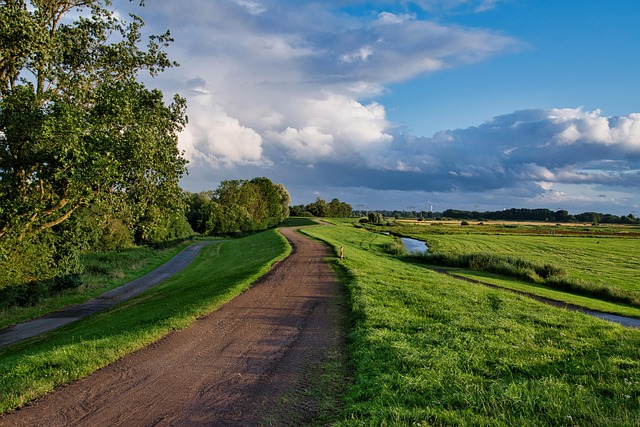
#> input picture ch20/sky.jpg, 640 x 427 px, found by its file name
$ python opencv_inrange.py
#> lines starting #> are read from the running program, lines starting #| are printed output that depends on the picture; after the words box and inside, x2 and y2 are one past the last pixel; in counts of white or black regions, pixels touching at a corner belong together
import cv2
import numpy as np


image = cv2.imread(r'ch20\sky.jpg')
#> image is the input picture: shape (427, 640, 3); mean B, G, R 91.7, 106.2, 89
hsv = cv2.cvtColor(image,cv2.COLOR_BGR2HSV)
#> hsv: shape (427, 640, 3); mean H, S, V 64.8, 133.3, 121.7

green_lower = np.array([85,100,100])
green_upper = np.array([125,255,255])
mask = cv2.inRange(hsv,green_lower,green_upper)
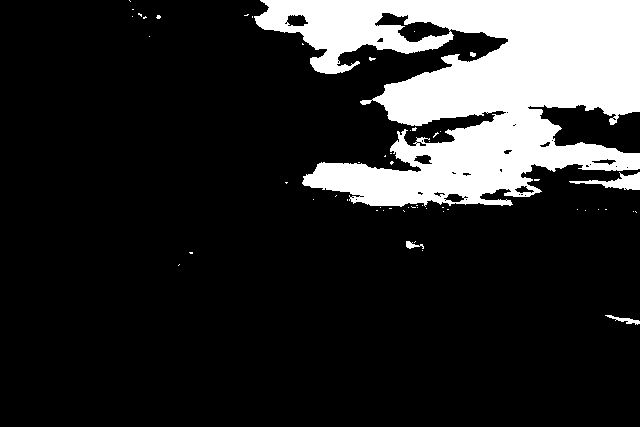
#> mask: shape (427, 640); 17.3% white; 55 white regions (50 under 20 px), largest, box (x1, y1, x2, y2) and area: (254, 0, 640, 207) 46483, (569, 172, 640, 190) 518, (605, 315, 640, 325) 123, (406, 241, 424, 249) 72, (470, 52, 476, 57) 24
result = cv2.bitwise_and(image,image,mask = mask)
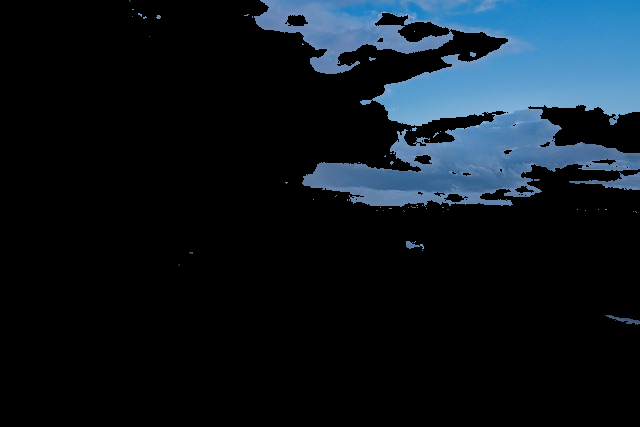
#> result: shape (427, 640, 3); mean B, G, R 32.5, 24.2, 14.4


cv2.imshow('imaged',result)
cv2.waitKey(0)
cv2.destroyAllWindows()

$ run again, with ch20/yamu_jay-friends-selfie-9129598_640.jpg copied over ch20/sky.jpg
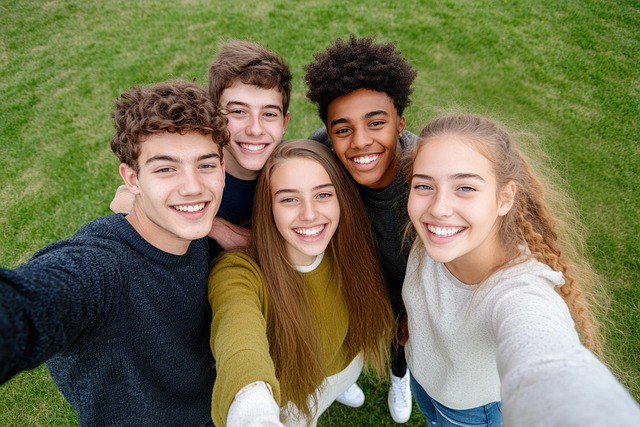
#> input picture ch20/yamu_jay-friends-selfie-9129598_640.jpg, 640 x 427 px, found by its file name
#> image is the input picture: shape (427, 640, 3); mean B, G, R 82.3, 116.5, 118.3
#> hsv: shape (427, 640, 3); mean H, S, V 46, 121.6, 131.2
#> `mask = cv2.inRange(hsv,green_lower,green_upper)`:
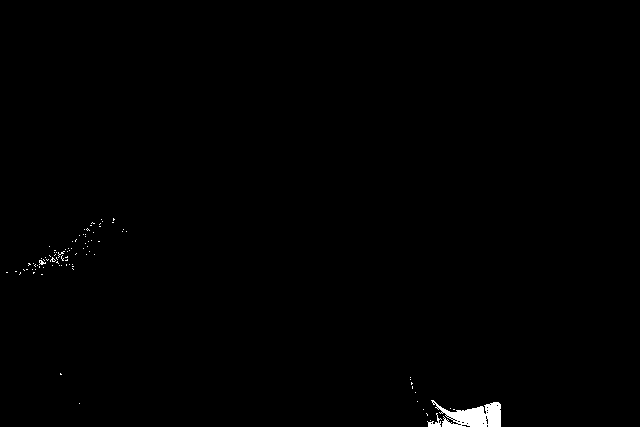
#> mask: shape (427, 640); 0.5% white; 91 white regions (88 under 20 px), largest, box (x1, y1, x2, y2) and area: (431, 400, 501, 427) 1079, (427, 413, 442, 427) 77, (39, 260, 46, 265) 20
